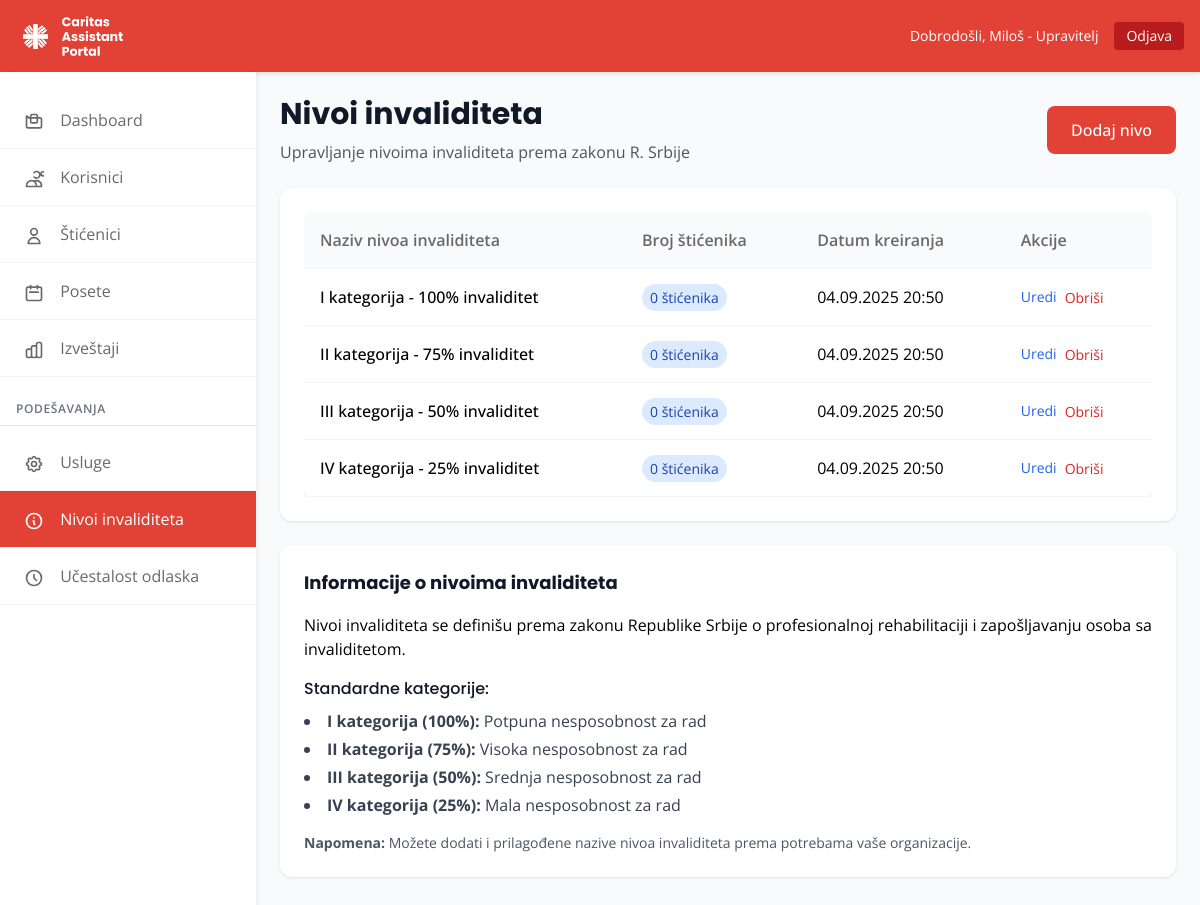
/cap_admin/invaliditet.php (signed in), run on the app's committed database.
### tables this page shows
CREATE TABLE nivoi_invaliditeta (
    id INT AUTO_INCREMENT PRIMARY KEY,
    naziv VARCHAR(255) NOT NULL,
    created_at TIMESTAMP DEFAULT CURRENT_TIMESTAMP
);

### cap_admin/includes/database.php (called while the page is built, shortened)
<?php
class Database {
    private static $instance = null;
    private $connection;
    private function __construct() {
        try {
            $this->connection = new PDO(
                "mysql:host=" . DB_HOST . ";dbname=" . DB_NAME . ";charset=utf8",
                DB_USER,
                DB_PASS,
                [
                    PDO::ATTR_ERRMODE => PDO::ERRMODE_EXCEPTION,
                    PDO::ATTR_DEFAULT_FETCH_MODE => PDO::FETCH_ASSOC
                ]
            );
        } catch(PDOException $e) {
            die("Connection failed: " . $e->getMessage());
        }
    }
    public static function getInstance() {
        if (self::$instance === null) {
            self::$instance = new self();
        }
        return self::$instance;
    }
    public function query($sql, $params = []) {
        try {
            $stmt = $this->connection->prepare($sql);
            $stmt->execute($params);
            return $stmt;
        } catch(PDOException $e) {
            error_log("Database error: " . $e->getMessage());
            return false;
        }
    }
    public function fetchAll($sql, $params = []) {
        $stmt = $this->query($sql, $params);
        return $stmt ? $stmt->fetchAll() : [];
    }
    public function fetchOne($sql, $params = []) {
        $stmt = $this->query($sql, $params);
        return $stmt ? $stmt->fetch() : null;
    }
}
?>

### cap_admin/includes/auth.php (called while the page is built, shortened)
<?php
class Auth {
    public function isLoggedIn() {
        return isset($_SESSION['user_id']);
    }
    public function getCurrentUser() {
        return [
            'id' => $_SESSION['user_id'],
            'email' => $_SESSION['user_email'],
            'name' => $_SESSION['user_name'],
            'type' => $_SESSION['user_type']
        ];
    }
}
?>

### cap_admin/includes/functions.php (called while the page is built, shortened)
<?php
function formatDate($date, $format = 'd.m.Y') {
    return date($format, strtotime($date));
}
?>

### cap_admin/invaliditet.php (the view, shortened to what this page needs)
<?php
require_once 'includes/database.php';
require_once 'includes/auth.php';
require_once 'includes/functions.php';
$auth = new Auth();
$auth->requireAdmin();
$db = Database::getInstance();
$currentUser = $auth->getCurrentUser();
$nivoi = $db->fetchAll("SELECT * FROM nivoi_invaliditeta ORDER BY naziv");
?>
<!DOCTYPE html>
<html lang="sr">
<head>
    <script src="https://cdn.tailwindcss.com"></script>
    <link rel="stylesheet" href="css/style.css">
</head>
<body>
    <?php include 'includes/header.php'; ?>
    <div class="flex">
        <?php include 'includes/sidebar.php'; ?>
        <main class="flex-1 p-6">
            <div class="mb-6 flex justify-between items-center">
                <div>
                    <h1 class="text-3xl font-bold text-gray-900 mb-2" style="font-family: 'Poppins', sans-serif;">
                        Nivoi invaliditeta
                    </h1>
                    <p class="text-gray-600">Upravljanje nivoima invaliditeta prema zakonu R. Srbije</p>
                </div>
                <button onclick="showAddForm()" class="btn-primary">
                    Dodaj nivo
                </button>
            </div>
            <div class="card">
                <div class="overflow-x-auto">
                    <table class="table">
                        <thead>
                            <tr>
                                <th>Naziv nivoa invaliditeta</th>
                                <th>Broj štićenika</th>
                                <th>Datum kreiranja</th>
                                <th>Akcije</th>
                            </tr>
                        </thead>
                        <tbody>
                            <?php if (empty($nivoi)): ?>
                            <tr>
                                <td colspan="4" class="text-center text-gray-500 py-8">
                                    Nema definisanih nivoa invaliditeta.
                                </td>
                            </tr>
                            <?php else: ?>
                                <?php foreach ($nivoi as $nivo): ?>
                                <?php
                                $brojSticenike = $db->fetchOne("SELECT COUNT(*) as count FROM sticenike WHERE nivo_invaliditeta_id = ?", [$nivo['id']]);
                                ?>
                                <tr>
                                    <td class="font-medium">
                                        <?php echo htmlspecialchars($nivo['naziv']); ?>
                                    </td>
                                    <td>
                                        <span class="px-2 py-1 text-sm rounded-full bg-blue-100 text-blue-800">
                                            <?php echo $brojSticenike['count']; ?> štićenika
                                        </span>
                                    </td>
                                    <td><?php echo formatDate($nivo['created_at'], 'd.m.Y H:i'); ?></td>
                                    <td>
                                        <div class="flex space-x-2">
                                            <button onclick="showEditForm(<?php echo htmlspecialchars(json_encode($nivo)); ?>)"
                                                    class="text-blue-600 hover:text-blue-800 text-sm">
                                                Uredi
                                            </button>
                                            <form method="POST" style="display: inline;"
                                                  onsubmit="return confirm('Da li ste sigurni da želite da obrišete ovaj nivo invaliditeta?')">
                                                <button type="submit" class="text-red-600 hover:text-red-800 text-sm">
                                                    Obriši
                                                </button>
                                            </form>
                                        </div>
                                    </td>
                                </tr>
                                <?php endforeach; ?>
                            <?php endif; ?>
                        </tbody>
                    </table>
                </div>
            </div>
            <div class="card mt-6">
                <h3 class="text-lg font-bold text-gray-900 mb-4">Informacije o nivoima invaliditeta</h3>
                <div class="prose prose-sm max-w-none">
                    <p>Nivoi invaliditeta se definišu prema zakonu Republike Srbije o profesionalnoj rehabilitaciji i zapošljavanju osoba sa invaliditetom.</p>
                    <h4 class="font-medium text-gray-900 mt-4 mb-2">Standardne kategorije:</h4>
                    <ul class="list-disc list-inside space-y-1 text-gray-700">
                        <li><strong>I kategorija (100%):</strong> Potpuna nesposobnost za rad</li>
                        <li><strong>II kategorija (75%):</strong> Visoka nesposobnost za rad</li>
                        <li><strong>III kategorija (50%):</strong> Srednja nesposobnost za rad</li>
                        <li><strong>IV kategorija (25%):</strong> Mala nesposobnost za rad</li>
                    </ul>
                    <p class="mt-4 text-sm text-gray-600">
                        <strong>Napomena:</strong> Možete dodati i prilagođene nazive nivoa invaliditeta prema potrebama vaše organizacije.
                    </p>
                </div>
            </div>
        </main>
    </div>
</body>
</html>

### cap_admin/includes/header.php
<header class="navbar">
    <div class="px-4">
        <div class="flex items-center justify-between">
            <div class="flex items-center">
                <img src="../global_assets/cap_logo.png" alt="CAP Logo" class="h-10 w-auto">
            </div>
            <div class="flex items-center space-x-4">
                <span class="text-sm">
                    Dobrodošli, <?php echo htmlspecialchars($currentUser['name']); ?>
                </span>
                <a href="logout.php" class="text-sm bg-red-700 px-3 py-1 rounded hover:bg-red-800">
                    Odjava
                </a>
            </div>
        </div>
    </div>
</header>

### cap_admin/includes/sidebar.php (shortened to what this page needs)
<?php
$currentPage = basename($_SERVER['PHP_SELF']);
?>
<aside class="w-64 sidebar">
    <nav class="mt-5">
        <a href="index.php"
           class="sidebar-link <?php echo $currentPage === 'index.php' ? 'active' : ''; ?>">
            Dashboard
        </a>
        <a href="korisnici.php"
           class="sidebar-link <?php echo $currentPage === 'korisnici.php' ? 'active' : ''; ?>">
            <svg class="w-5 h-5 inline-block mr-3" fill="none" stroke="currentColor" viewBox="0 0 24 24">
                <path stroke-linecap="round" stroke-linejoin="round" stroke-width="2" d="M12 4.354a4 4 0 110 5.292M15 21H3v-1a6 6 0 0112 0v1zm0 0h6v-1a6 6 0 00-9-5.197m13.5-9a2.5 2.5 0 11-5 0 2.5 2.5 0 015 0z"></path>
            </svg>
            Korisnici
        </a>
        <a href="sticenike.php"
           class="sidebar-link <?php echo $currentPage === 'sticenike.php' ? 'active' : ''; ?>">
            <svg class="w-5 h-5 inline-block mr-3" fill="none" stroke="currentColor" viewBox="0 0 24 24">
                <path stroke-linecap="round" stroke-linejoin="round" stroke-width="2" d="M16 7a4 4 0 11-8 0 4 4 0 018 0zM12 14a7 7 0 00-7 7h14a7 7 0 00-7-7z"></path>
            </svg>
            Štićenici
        </a>
        <a href="posete.php"
           class="sidebar-link <?php echo $currentPage === 'posete.php' ? 'active' : ''; ?>">
            <svg class="w-5 h-5 inline-block mr-3" fill="none" stroke="currentColor" viewBox="0 0 24 24">
                <path stroke-linecap="round" stroke-linejoin="round" stroke-width="2" d="M8 7V3m8 4V3m-9 8h10M5 21h14a2 2 0 002-2V7a2 2 0 00-2-2H5a2 2 0 00-2 2v12a2 2 0 002 2z"></path>
            </svg>
            Posete
        </a>
        <a href="izvestaji.php"
           class="sidebar-link <?php echo $currentPage === 'izvestaji.php' ? 'active' : ''; ?>">
            Izveštaji
        </a>
        <div class="px-4 py-2 text-xs font-semibold text-gray-500 uppercase tracking-wider border-b border-gray-200 mt-4 mb-2">
            Podešavanja
        </div>
        <a href="usluge.php"
           class="sidebar-link <?php echo $currentPage === 'usluge.php' ? 'active' : ''; ?>">
            Usluge
        </a>
        <a href="invaliditet.php"
           class="sidebar-link <?php echo $currentPage === 'invaliditet.php' ? 'active' : ''; ?>">
            <svg class="w-5 h-5 inline-block mr-3" fill="none" stroke="currentColor" viewBox="0 0 24 24">
                <path stroke-linecap="round" stroke-linejoin="round" stroke-width="2" d="M13 16h-1v-4h-1m1-4h.01M21 12a9 9 0 11-18 0 9 9 0 0118 0z"></path>
            </svg>
            Nivoi invaliditeta
        </a>
        <a href="ucestalost.php"
           class="sidebar-link <?php echo $currentPage === 'ucestalost.php' ? 'active' : ''; ?>">
            <svg class="w-5 h-5 inline-block mr-3" fill="none" stroke="currentColor" viewBox="0 0 24 24">
                <path stroke-linecap="round" stroke-linejoin="round" stroke-width="2" d="M12 8v4l3 3m6-3a9 9 0 11-18 0 9 9 0 0118 0z"></path>
            </svg>
            Učestalost odlaska
        </a>
    </nav>
</aside>

### cap_admin/css/style.css (style rules this page uses)
:root { --main-color: #E24135; --secondary-color: #6E6767; --background-color: #6E6767; }
* { margin: 0; padding: 0; box-sizing: border-box; }
body { font-family: 'Open Sans', sans-serif; background-color: #f8fafc; }
h1, h2, h3, h4, h5, h6 { font-family: 'Poppins', sans-serif; }
.btn-primary { background-color: var(--main-color); color: white; padding: 0.75rem 1.5rem; border-radius: 0.5rem; border: none; cursor: pointer; font-weight: 500; transition: all 0.3s ease; }
.card { background: white; border-radius: 0.75rem; box-shadow: 0 1px 3px rgba(0, 0, 0, 0.1); padding: 1.5rem; margin-bottom: 1rem; }
.navbar { background-color: var(--main-color); color: white; padding: 1rem 0; box-shadow: 0 2px 4px rgba(0, 0, 0, 0.1); }
.sidebar { background-color: white; min-height: calc(100vh - 80px); box-shadow: 2px 0 4px rgba(0, 0, 0, 0.05); }
.sidebar-link { display: block; padding: 1rem 1.5rem; color: var(--secondary-color); text-decoration: none; border-bottom: 1px solid #f3f4f6; transition: all 0.3s ease; }
.sidebar-link:hover, .sidebar-link.active { background-color: var(--main-color); color: white; }
.table { width: 100%; border-collapse: collapse; background: white; border-radius: 0.5rem; overflow: hidden; box-shadow: 0 1px 3px rgba(0, 0, 0, 0.1); }
.table th, .table td { padding: 1rem; text-align: left; border-bottom: 1px solid #f3f4f6; }
.table th { background-color: #f8fafc; font-weight: 600; color: var(--secondary-color); }

### data on the page
nivoi_invaliditeta: naziv "I kategorija - 100% invaliditet", count "0", created_at "04.09.2025 20:50"
nivoi_invaliditeta: naziv "II kategorija - 75% invaliditet", count "0", created_at "04.09.2025 20:50"
nivoi_invaliditeta: naziv "III kategorija - 50% invaliditet", count "0", created_at "04.09.2025 20:50"
nivoi_invaliditeta: naziv "IV kategorija - 25% invaliditet", count "0", created_at "04.09.2025 20:50"

### other printed values
$currentUser['name'] "Miloš - Upravitelj"
